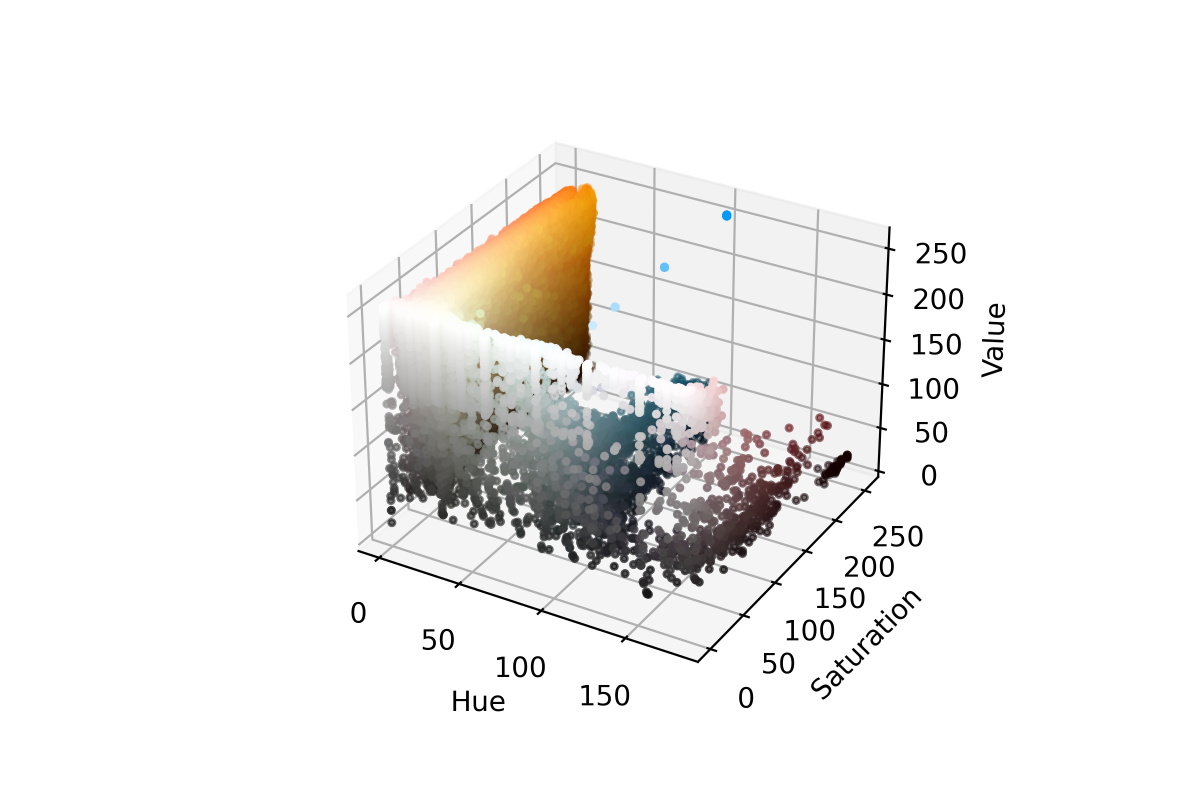
#> input picture 3d_hsv_colorspace.jpg, 3600 x 2400 px (shown at 1/3 size)
$ python -i cvutils.py   (imports and definitions only)
#> lines starting #> are read from the running program, lines starting #| are printed output that depends on the picture
#> further down, picture is the input picture: shape (2400, 3600, 3); mean B, G, R 238.8, 240.1, 241.1
import cv2
import numpy as np
import matplotlib.pyplot as plt
import sys
import imutils
from mpl_toolkits.mplot3d import Axes3D
from matplotlib import cm
from matplotlib import colors

# HSV image as input
def plot_hsv_3d(hsv):
    h, s, v = cv2.split(hsv)
    fig = plt.figure()
    axis = fig.add_subplot(1, 1, 1, projection="3d")

    pixel_colors = hsv.reshape((np.shape(hsv)[0]*np.shape(hsv)[1], 3))
    norm = colors.Normalize(vmin=-1.,vmax=1.)
    norm.autoscale(pixel_colors)
    pixel_colors = norm(pixel_colors).tolist()

    axis.scatter(h.flatten(), s.flatten(), v.flatten(), facecolors=pixel_colors, marker=".")
    axis.set_xlabel("Hue")
    axis.set_ylabel("Saturation")
    axis.set_zlabel("Value")
    plt.show()

# Draw contours on a black baground
# Grayscale image as input
def draw_contours(img):
    img = imutils.resize(img, width=1200)
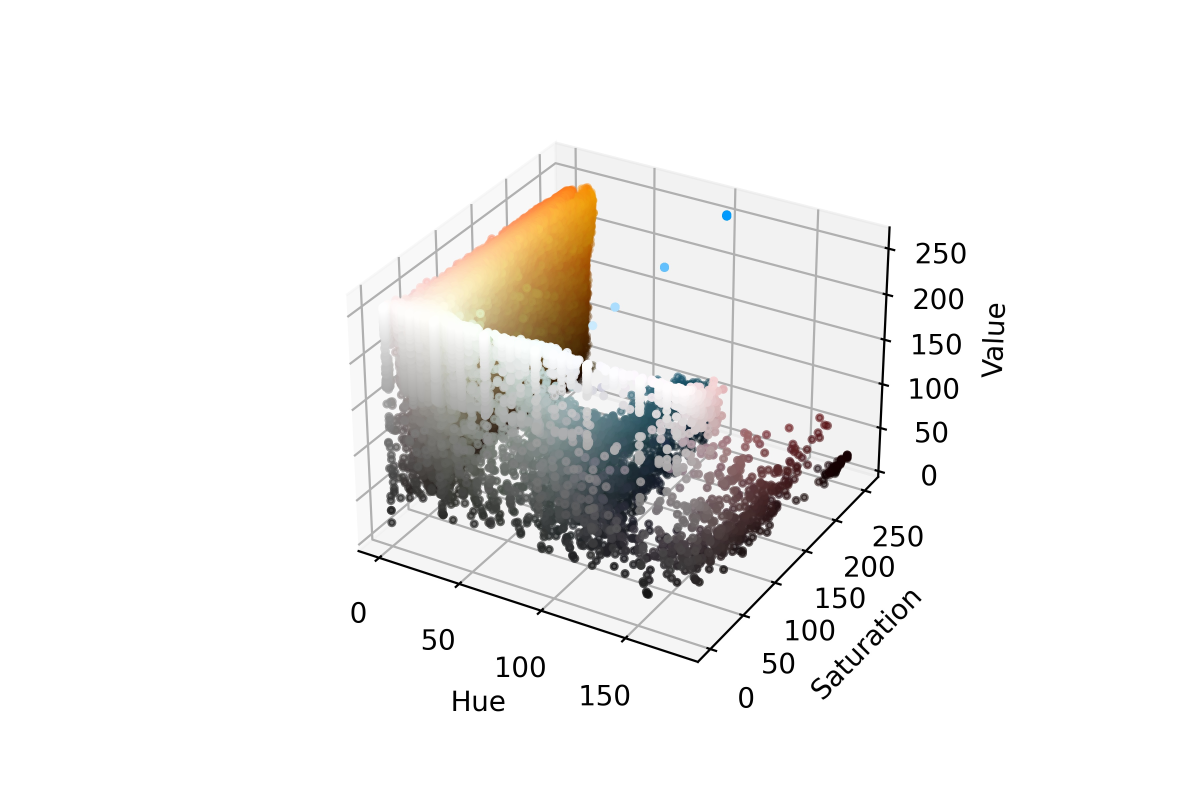
#> img: shape (800, 1200, 3); mean of channels 0, 1, 2 238.8, 240.1, 241.1; drawn as B, G, R

    # Convert to grayscale
    gray = img
    # gray = cv2.cvtColor(img, cv2.COLOR_BGR2GRAY)

    # cv2.imshow('grayscale image', gray)
    # cv2.waitKey(0)

    # treshhold the brighness
    tresh = 100
    ret, tresh_img = cv2.threshold(gray, tresh, 255, cv2.THRESH_BINARY)
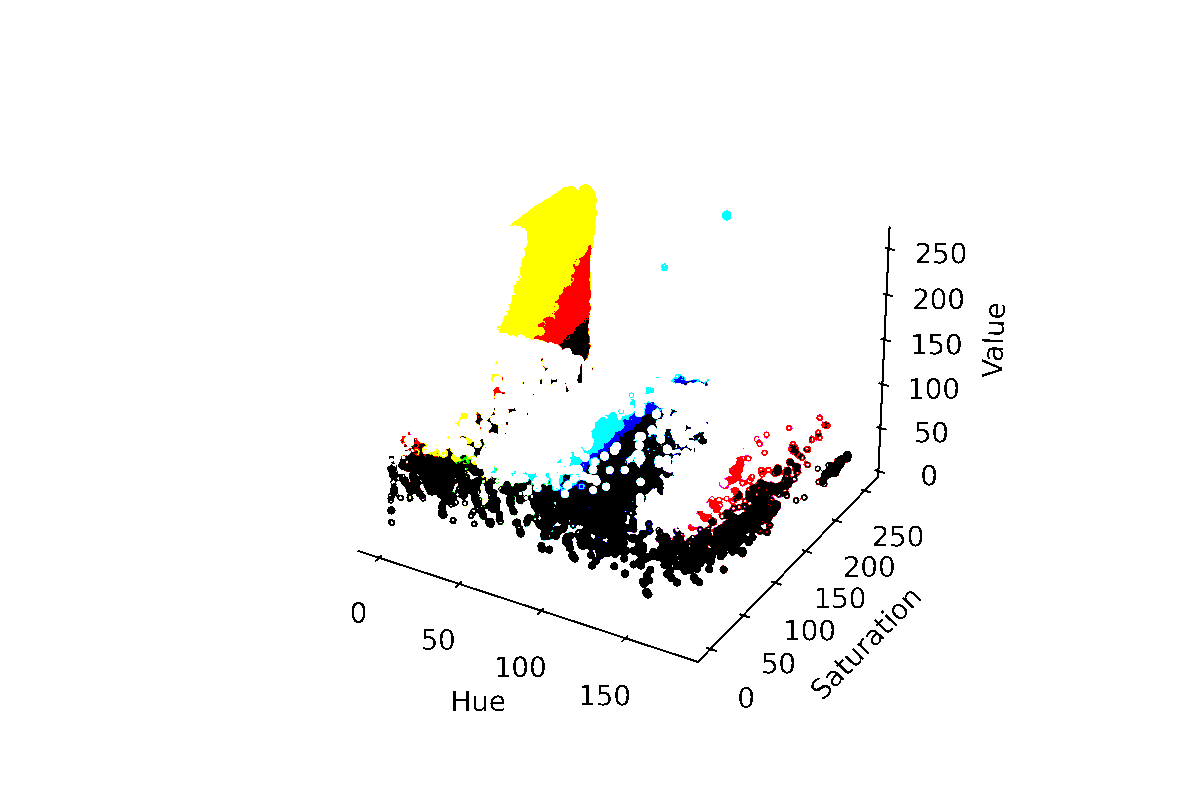
#> tresh_img: shape (800, 1200, 3); mean of channels 0, 1, 2 243.2, 245.3, 246; drawn as B, G, R
#> ret = 100

    # cv2.imshow('binary image', tresh_img)
    # cv2.waitKey(0)

    # grab contours
#> (the run stopped early here; a loop or call above may not have finished)
